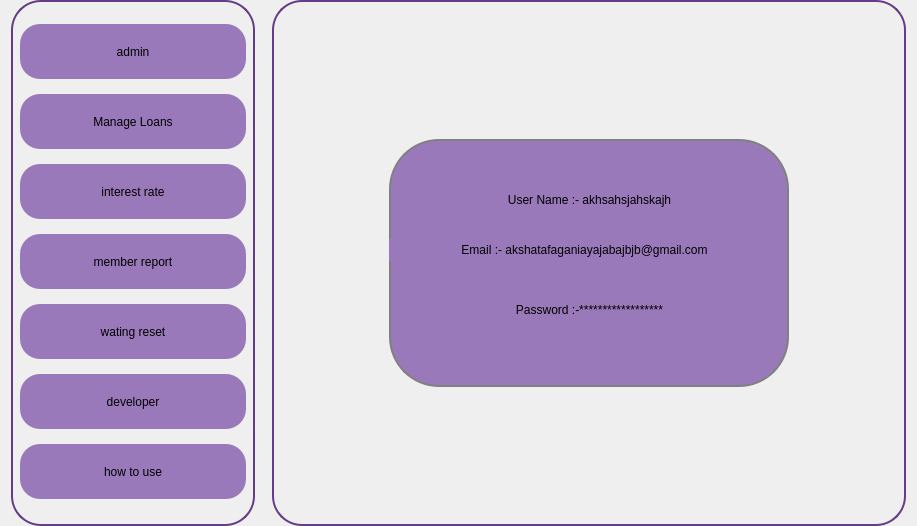
<?xml version="1.0" encoding="UTF-8"?>
<ui version="4.0">
 <class>Frame</class>
 <widget class="QFrame" name="Frame">
  <property name="geometry">
   <rect>
    <x>0</x>
    <y>0</y>
    <width>917</width>
    <height>526</height>
   </rect>
  </property>
  <property name="windowTitle">
   <string>Frame</string>
  </property>
  <layout class="QHBoxLayout" name="horizontalLayout">
   <property name="topMargin">
    <number>0</number>
   </property>
   <property name="bottomMargin">
    <number>0</number>
   </property>
   <item>
    <widget class="QWidget" name="widget" native="true">
     <property name="styleSheet">
      <string notr="true"/>
     </property>
     <layout class="QHBoxLayout" name="horizontalLayout_2">
      <property name="spacing">
       <number>17</number>
      </property>
      <property name="leftMargin">
       <number>0</number>
      </property>
      <property name="topMargin">
       <number>0</number>
      </property>
      <property name="rightMargin">
       <number>0</number>
      </property>
      <property name="bottomMargin">
       <number>0</number>
      </property>
      <item>
       <widget class="QWidget" name="widget_3" native="true">
        <property name="maximumSize">
         <size>
          <width>244</width>
          <height>16777215</height>
         </size>
        </property>
        <property name="styleSheet">
         <string notr="true">#widget_3{
border:2px solid #653C87;
border-radius:30px;
}</string>
        </property>
        <layout class="QVBoxLayout" name="verticalLayout">
         <property name="spacing">
          <number>0</number>
         </property>
         <property name="topMargin">
          <number>9</number>
         </property>
         <property name="bottomMargin">
          <number>9</number>
         </property>
         <item>
          <widget class="QPushButton" name="pushButton">
           <property name="sizePolicy">
            <sizepolicy hsizetype="Preferred" vsizetype="Preferred">
             <horstretch>0</horstretch>
             <verstretch>0</verstretch>
            </sizepolicy>
           </property>
           <property name="minimumSize">
            <size>
             <width>0</width>
             <height>0</height>
            </size>
           </property>
           <property name="maximumSize">
            <size>
             <width>16777215</width>
             <height>55</height>
            </size>
           </property>
           <property name="styleSheet">
            <string notr="true">font: 700 12pt &quot;Segoe UI&quot;;
border-radius:20px;
background-color:#9A79BA;</string>
           </property>
           <property name="text">
            <string>admin</string>
           </property>
           <property name="icon">
            <iconset>
             <normaloff>../image/amin_id_pass.png</normaloff>../image/amin_id_pass.png</iconset>
           </property>
           <property name="iconSize">
            <size>
             <width>40</width>
             <height>29</height>
            </size>
           </property>
          </widget>
         </item>
         <item>
          <widget class="QPushButton" name="pushButton_7">
           <property name="sizePolicy">
            <sizepolicy hsizetype="Minimum" vsizetype="Preferred">
             <horstretch>0</horstretch>
             <verstretch>0</verstretch>
            </sizepolicy>
           </property>
           <property name="minimumSize">
            <size>
             <width>0</width>
             <height>40</height>
            </size>
           </property>
           <property name="maximumSize">
            <size>
             <width>16777215</width>
             <height>55</height>
            </size>
           </property>
           <property name="styleSheet">
            <string notr="true">font: 700 12pt &quot;Segoe UI&quot;;
border-radius:20px;
background-color:#9A79BA;</string>
           </property>
           <property name="text">
            <string>Manage Loans</string>
           </property>
           <property name="icon">
            <iconset>
             <normaloff>../image/loan.png</normaloff>../image/loan.png</iconset>
           </property>
           <property name="iconSize">
            <size>
             <width>40</width>
             <height>29</height>
            </size>
           </property>
          </widget>
         </item>
         <item>
          <widget class="QPushButton" name="pushButton_2">
           <property name="sizePolicy">
            <sizepolicy hsizetype="Minimum" vsizetype="Preferred">
             <horstretch>0</horstretch>
             <verstretch>0</verstretch>
            </sizepolicy>
           </property>
           <property name="minimumSize">
            <size>
             <width>0</width>
             <height>40</height>
            </size>
           </property>
           <property name="maximumSize">
            <size>
             <width>16777215</width>
             <height>55</height>
            </size>
           </property>
           <property name="styleSheet">
            <string notr="true">font: 700 12pt &quot;Segoe UI&quot;;
border-radius:20px;
background-color:#9A79BA;</string>
           </property>
           <property name="text">
            <string>interest rate</string>
           </property>
           <property name="icon">
            <iconset>
             <normaloff>../image/change_rate.png</normaloff>../image/change_rate.png</iconset>
           </property>
           <property name="iconSize">
            <size>
             <width>40</width>
             <height>29</height>
            </size>
           </property>
          </widget>
         </item>
         <item>
          <widget class="QPushButton" name="pushButton_4">
           <property name="sizePolicy">
            <sizepolicy hsizetype="Minimum" vsizetype="Preferred">
             <horstretch>0</horstretch>
             <verstretch>0</verstretch>
            </sizepolicy>
           </property>
           <property name="minimumSize">
            <size>
             <width>0</width>
             <height>40</height>
            </size>
           </property>
           <property name="maximumSize">
            <size>
             <width>16777215</width>
             <height>55</height>
            </size>
           </property>
           <property name="styleSheet">
            <string notr="true">font: 700 12pt &quot;Segoe UI&quot;;
border-radius:20px;
background-color:#9A79BA;</string>
           </property>
           <property name="text">
            <string>member report</string>
           </property>
           <property name="icon">
            <iconset>
             <normaloff>../image/user_report.png</normaloff>../image/user_report.png</iconset>
           </property>
           <property name="iconSize">
            <size>
             <width>40</width>
             <height>29</height>
            </size>
           </property>
          </widget>
         </item>
         <item>
          <widget class="QPushButton" name="pushButton_3">
           <property name="sizePolicy">
            <sizepolicy hsizetype="Minimum" vsizetype="Preferred">
             <horstretch>0</horstretch>
             <verstretch>0</verstretch>
            </sizepolicy>
           </property>
           <property name="minimumSize">
            <size>
             <width>0</width>
             <height>40</height>
            </size>
           </property>
           <property name="maximumSize">
            <size>
             <width>16777215</width>
             <height>55</height>
            </size>
           </property>
           <property name="styleSheet">
            <string notr="true">font: 700 12pt &quot;Segoe UI&quot;;
border-radius:20px;
background-color:#9A79BA;</string>
           </property>
           <property name="text">
            <string>wating reset</string>
           </property>
           <property name="icon">
            <iconset>
             <normaloff>../image/amin_id_pass.png</normaloff>../image/amin_id_pass.png</iconset>
           </property>
           <property name="iconSize">
            <size>
             <width>40</width>
             <height>29</height>
            </size>
           </property>
          </widget>
         </item>
         <item>
          <widget class="QPushButton" name="pushButton_5">
           <property name="sizePolicy">
            <sizepolicy hsizetype="Minimum" vsizetype="Preferred">
             <horstretch>0</horstretch>
             <verstretch>0</verstretch>
            </sizepolicy>
           </property>
           <property name="minimumSize">
            <size>
             <width>0</width>
             <height>40</height>
            </size>
           </property>
           <property name="maximumSize">
            <size>
             <width>16777215</width>
             <height>55</height>
            </size>
           </property>
           <property name="styleSheet">
            <string notr="true">font: 700 12pt &quot;Segoe UI&quot;;
border-radius:20px;
background-color:#9A79BA;</string>
           </property>
           <property name="text">
            <string>developer</string>
           </property>
           <property name="icon">
            <iconset>
             <normaloff>../image/dev_info.png</normaloff>../image/dev_info.png</iconset>
           </property>
           <property name="iconSize">
            <size>
             <width>40</width>
             <height>29</height>
            </size>
           </property>
          </widget>
         </item>
         <item>
          <widget class="QPushButton" name="pushButton_6">
           <property name="sizePolicy">
            <sizepolicy hsizetype="Minimum" vsizetype="Preferred">
             <horstretch>0</horstretch>
             <verstretch>0</verstretch>
            </sizepolicy>
           </property>
           <property name="minimumSize">
            <size>
             <width>0</width>
             <height>40</height>
            </size>
           </property>
           <property name="maximumSize">
            <size>
             <width>16777215</width>
             <height>55</height>
            </size>
           </property>
           <property name="styleSheet">
            <string notr="true">font: 700 12pt &quot;Segoe UI&quot;;
border-radius:20px;
background-color:#9A79BA;</string>
           </property>
           <property name="text">
            <string>how to use</string>
           </property>
           <property name="icon">
            <iconset>
             <normaloff>../image/how_to_use.png</normaloff>../image/how_to_use.png</iconset>
           </property>
           <property name="iconSize">
            <size>
             <width>40</width>
             <height>29</height>
            </size>
           </property>
          </widget>
         </item>
        </layout>
       </widget>
      </item>
      <item>
       <widget class="QWidget" name="widget_2" native="true">
        <property name="styleSheet">
         <string notr="true">#widget_2{
border:2px solid #653C87;
border-radius:30px;
}</string>
        </property>
        <layout class="QHBoxLayout" name="horizontalLayout_3">
         <property name="spacing">
          <number>3</number>
         </property>
         <property name="topMargin">
          <number>0</number>
         </property>
         <property name="bottomMargin">
          <number>0</number>
         </property>
         <item>
          <widget class="QWidget" name="widget_4" native="true">
           <property name="maximumSize">
            <size>
             <width>400</width>
             <height>248</height>
            </size>
           </property>
           <property name="styleSheet">
            <string notr="true">#widget_4{
border:2px solid gray;
border-radius:50px;
background:#9A79BA;
}
QLabel{
background:#9A79BA;
}</string>
           </property>
           <widget class="QLabel" name="label_6">
            <property name="geometry">
             <rect>
              <x>10</x>
              <y>50</y>
              <width>381</width>
              <height>22</height>
             </rect>
            </property>
            <property name="minimumSize">
             <size>
              <width>142</width>
              <height>0</height>
             </size>
            </property>
            <property name="styleSheet">
             <string notr="true">font: 12pt &quot;Segoe UI&quot;;
font: 900 12pt &quot;Segoe UI&quot;;</string>
            </property>
            <property name="text">
             <string>User Name :- akhsahsjahskajh</string>
            </property>
            <property name="alignment">
             <set>Qt::AlignCenter</set>
            </property>
           </widget>
           <widget class="QLabel" name="label_7">
            <property name="geometry">
             <rect>
              <x>0</x>
              <y>100</y>
              <width>391</width>
              <height>22</height>
             </rect>
            </property>
            <property name="minimumSize">
             <size>
              <width>142</width>
              <height>0</height>
             </size>
            </property>
            <property name="styleSheet">
             <string notr="true">font: 12pt &quot;Segoe UI&quot;;
font: 900 12pt &quot;Segoe UI&quot;;</string>
            </property>
            <property name="text">
             <string>Email :- akshatafaganiayajabajbjb@gmail.com</string>
            </property>
            <property name="alignment">
             <set>Qt::AlignCenter</set>
            </property>
           </widget>
           <widget class="QLabel" name="label_8">
            <property name="geometry">
             <rect>
              <x>20</x>
              <y>160</y>
              <width>361</width>
              <height>22</height>
             </rect>
            </property>
            <property name="minimumSize">
             <size>
              <width>142</width>
              <height>0</height>
             </size>
            </property>
            <property name="styleSheet">
             <string notr="true">font: 12pt &quot;Segoe UI&quot;;
font: 900 12pt &quot;Segoe UI&quot;;</string>
            </property>
            <property name="text">
             <string>Password :-******************</string>
            </property>
            <property name="alignment">
             <set>Qt::AlignCenter</set>
            </property>
           </widget>
          </widget>
         </item>
        </layout>
       </widget>
      </item>
     </layout>
    </widget>
   </item>
  </layout>
 </widget>
 <resources/>
 <connections/>
</ui>
